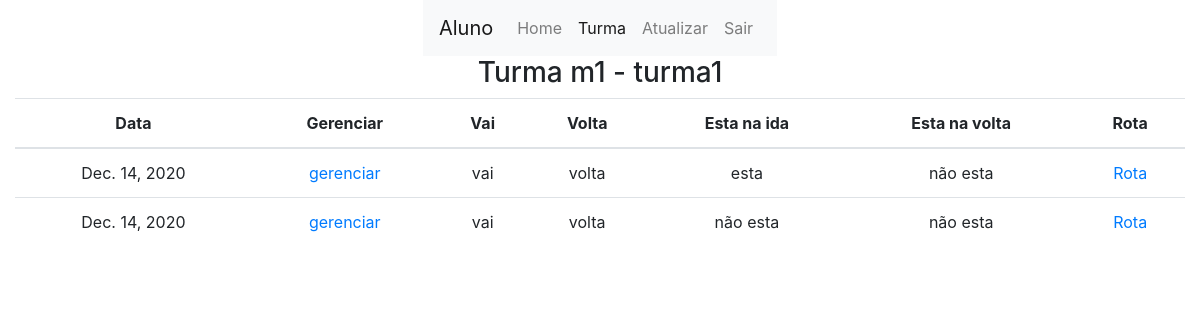
The app's page /core/aluno/turma/gerenciar/15 (signed in), older data.
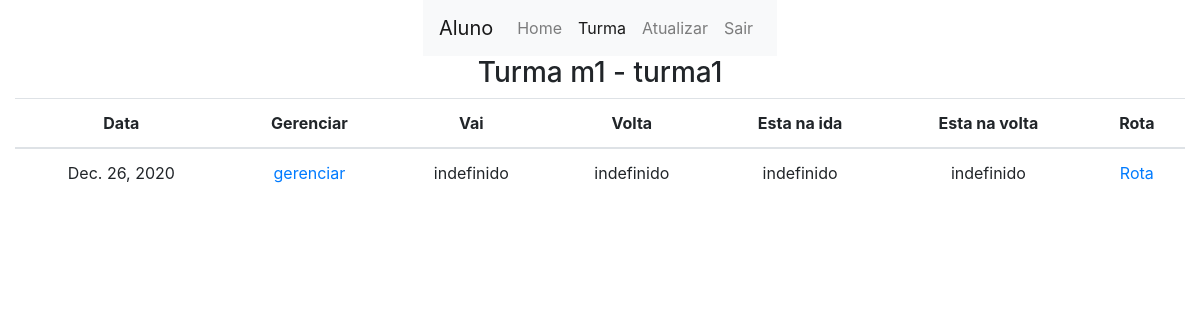
The same page, newer data.
### core/models.py (models this page shows, shortened)
class Dia(models.Model):
    data = models.DateField(auto_now=False, auto_now_add=False)
    turma = models.ForeignKey(
        Turma, on_delete=models.CASCADE, related_name='%(class)s_turmas')
    ativo = models.BooleanField(blank=True, default=True)

class Aluno(models.Model):
    dia = models.ForeignKey(Dia, on_delete=models.CASCADE,
                            related_name='%(class)s_dias', null=False, blank=False, default=1)
    usuario = models.ForeignKey(
        custom_user,  on_delete=models.CASCADE)
    menor_de_idade = models.BooleanField(default=False)
    vai = models.BooleanField(default=True)
    volta = models.BooleanField(default=True)
    esta_na_ida = models.BooleanField(default=False)
    esta_na_volta = models.BooleanField(default=False)

### core/views.py (the view)
def core_aluno_turma_gerenciar(request, idTurma):
    if not request.user.is_authenticated:
        return redirect(user_login)
    turma = Turma.objects.get(id=idTurma)
    dias = Dia.objects.filter(turma=turma).filter(ativo=True)
    alunos = Aluno.objects.filter(usuario=request.user).filter(dia__in=dias)
    alunos_dias = [aluno.dia for aluno in alunos]
    usuario = request.user
    if(usuario not in turma.alunos.all()):
        return redirect(core_aluno_home)
    c = {
        'turma': turma,
        'dias': dias,
        'alunos': alunos,
        'alunos_dias': alunos_dias,
    }
    return render(request, 'core/aluno/turma/aluno_turma_gerenciar.html', c)

### core/models.py (called while the page is built)
    def __str__(self):
        return f'{self.motorista} - {self.nome}'

### core/templates/core/aluno/turma/aluno_turma_gerenciar.html
{% extends 'base.html' %}
{% block conteudo %}
    <div class="row">
        <div class="col justify-content-center d-flex">
            {% include 'menu.html' with ativo='turma'%}
        </div>
    </div>
    <div class="row">
        <div class="col justify-content-center d-flex">
            <h3>Turma {{turma}}</h3>
        </div>
    </div>
    <div class="row">
        <div class="col justify-content-center d-flex">
            <table class='table text-center'>
                <thead>
                    <th>Data</th>
                    <th>Gerenciar</th>
                    <th>Vai</th>
                    <th>Volta</th>
                    <th>Esta na ida</th>
                    <th>Esta na volta</th>
                    <th>Rota</th>
                </thead>
                <tbody>
                    {% for dia in dias %}
                        <tr>
                            <td>{{dia.data}}</td>
                            <td><a href={% url 'core_aluno_dia_gerenciar' dia.id %}>gerenciar</a></td>
                            <td>
                                {% for aluno in alunos %}
                                    {% if aluno.dia == dia %}
                                        {% if aluno.vai %}
                                            vai
                                        {% else %}
                                            não vai
                                        {% endif %}
                                    {% endif %}
                                {% endfor %}
                                {% if dia not in alunos_dias %}
                                    indefinido
                                {% endif %}
                            </td>
                            <td>
                                {% for aluno in alunos %}
                                    {% if aluno.dia == dia %}
                                        {% if aluno.volta %}
                                            volta
                                        {% elif aluno.volta is False %}
                                            não volta
                                        {% endif %}
                                    {% endif %}
                                {% endfor %}
                                {% if dia not in alunos_dias %}
                                    indefinido
                                {% endif %}
                            </td>
                            <td>
                                {% for aluno in alunos %}
                                    {% if aluno.dia == dia %}
                                        {% if aluno.esta_na_ida %}
                                            esta
                                        {% elif aluno.esta_na_ida is False %}
                                            não esta
                                        {% endif %}
                                    {% endif %}
                                {% endfor %}
                                {% if dia not in alunos_dias %}
                                    indefinido
                                {% endif %}
                            </td>
                            <td>
                                {% for aluno in alunos %}
                                    {% if aluno.dia == dia %}
                                        {% if aluno.esta_na_volta %}
                                            esta
                                        {% elif aluno.esta_na_volta is False %}
                                            não esta
                                        {% endif %}
                                    {% endif %}
                                {% endfor %}
                                {% if dia not in alunos_dias %}
                                    indefinido
                                {% endif %}
                            </td>
                            <td><a href={% url 'core_aluno_rota' dia.id %}>Rota</a></td>
                        </tr>
                    {% endfor %}
                </tbody>
            </table>
        </div>
    </div>
{% endblock conteudo %}

Row changes from the older to the newer data that the page shows:
no longer on this page (row edited): Dia: data "Dec. 14, 2020"
no longer on this page (row unchanged): Aluno: vai "vai", volta "volta", esta_na_ida "esta", esta_na_volta "não esta"
no longer on this page (row edited): Dia: data "Dec. 14, 2020"
no longer on this page (row unchanged): Aluno: vai "vai", volta "volta", esta_na_ida "não esta", esta_na_volta "não esta"
added Dia: data "Dec. 26, 2020", shows "indefinido"
